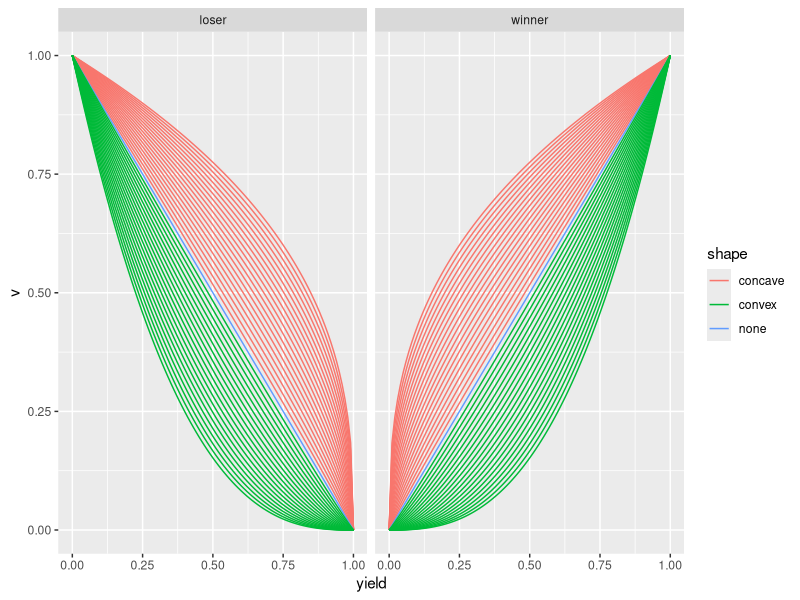
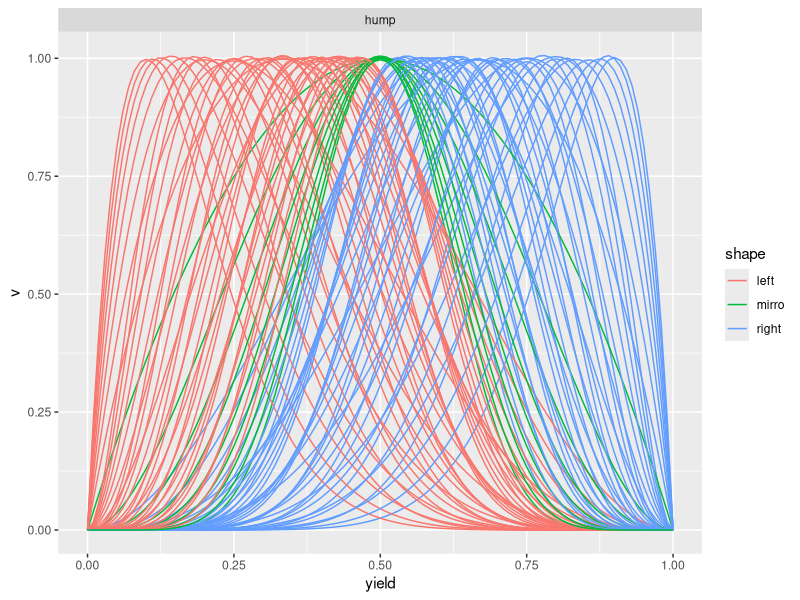
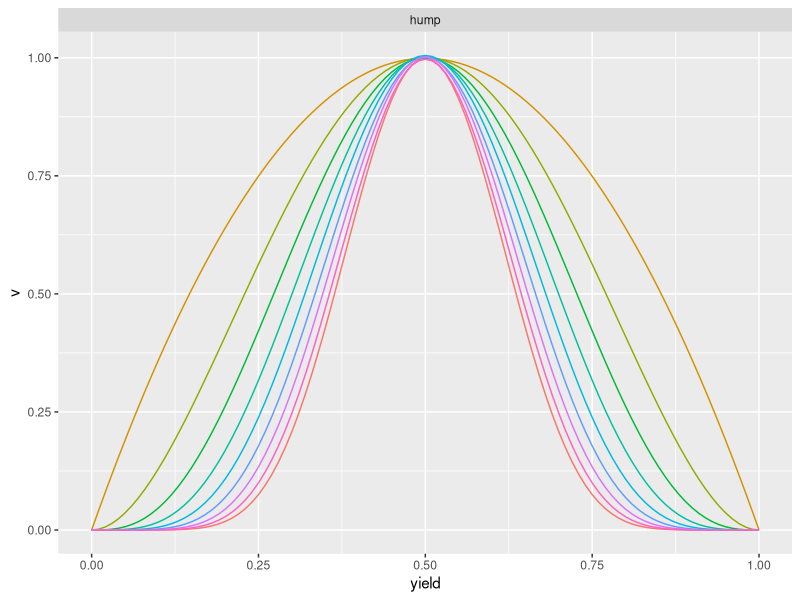

These figures' R source, in order:
library(ggplot2)
library(data.table)
setwd("C:/Users/qiaoh/GIT/LSS_Project/lss")

yield.function<-function(type="loser"){
  #a is seq(0.1, 10, by=0.1)
  if (type=="loser"){
    f<-function(yield=0, parameters=list("a"=1)){
      (-yield+1)^parameters[["a"]]
    }
  }
  
  if (type=="winner"){
    f<-function(yield=0, parameters=list("a"=1)){
      yield^parameters[["a"]]
    }
  }
  
  if (type=="hump"){
    f<-function(yield=0,
                parameters=list("alpha"=2, "beta"=10)){
      alpha<-parameters[["alpha"]]
      beta<-parameters[["beta"]]
      max<-rbeta(10e5, alpha, beta)
      max<-max(density(max)$y)
      dbeta(yield,
            shape1=alpha,
            shape2=beta)/max
    }
  }  
  f
}

#need a better scale
a<-exp(1)^seq(0, 1, 0.05)
a<-c(1/a, a)
yield<-seq(0, 1, by=0.01)
type<-c("loser", "winner")
coms<-data.table(expand.grid(a=a, type=type))
all_curves<-list()
for (i in c(1:nrow(coms))){
  f<-yield.function(type=coms[i]$type)
  lines<-data.table(yield=yield, 
                    v=f(yield, parameters=list("a"=coms[i]$a)),
                    a=coms[i]$a,
                    type=coms[i]$type)
  all_curves[[i]]<-lines
}
all_curves<-rbindlist(all_curves)
all_curves$shape<-"none"
all_curves[a>1]$shape<-"convex"
all_curves[a<1]$shape<-"concave"
ggplot(all_curves)+geom_line(aes(x=yield, y=v, group=a, color=shape))+
  facet_wrap(~type)

alpha<-c(2:10)
beta<-c(2:10)
alpha_beta<-data.table(expand.grid(alpha=alpha, beta=beta))

type<-"hump"
f<-yield.function(type=type)
all_curves<-list()
for (i in c(1:nrow(alpha_beta))){
  print(paste(i, nrow(alpha_beta)))
  lines<-data.table(yield=yield, 
                    v=f(yield,
                    parameters=list(
                      "alpha"=alpha_beta[i]$alpha,
                      "beta"=alpha_beta[i]$beta)),
                    alpha=alpha_beta[i]$alpha,
                    beta=alpha_beta[i]$beta,
                    type=type)
  all_curves[[i]]<-lines
}

all_curves<-rbindlist(all_curves)
all_curves$label<-paste(all_curves$alpha, all_curves$beta)
all_curves$shape<-"mirro"
all_curves[alpha>beta]$shape<-"right"
all_curves[alpha<beta]$shape<-"left"


ggplot(all_curves)+geom_line(aes(x=yield, y=v, group=label, color=shape))+
  facet_wrap(~type)#+
  #theme(legend.position = "none")

ggplot(all_curves[alpha==beta])+geom_line(aes(x=yield, y=v, color=label))+
  facet_wrap(~type)+
  theme(legend.position = "none")
